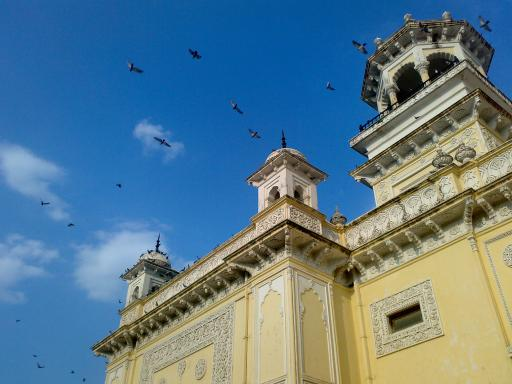
#> input picture cv2/data/home.jpg, 512 x 384 px
$ python test3.py
#> lines starting #> are read from the running program, lines starting #| are printed output that depends on the picture
# encoding:utf-8
'''
一维直方图：灰度值
二维直方图：饱和度和颜色
使用函数cv2.calcHist()计算直方图既简单又方便，如果绘制颜色直方图的话，需要先将颜色空间从BGR换到HSV控件计算2D直方图
'''

import cv2
import numpy as np

img = cv2.imread('../data/home.jpg')
#> img is the input picture: shape (384, 512, 3); mean B, G, R 141.2, 123.9, 91.6
hsv = cv2.cvtColor(img, cv2.COLOR_BGR2HSV)
#> hsv: shape (384, 512, 3); mean H, S, V 68.6, 145.7, 162.9
hist = cv2.calcHist([hsv], [0, 1], None, [180, 256], [0, 180, 0, 256])
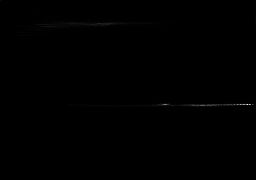
#> hist: shape (180, 256) float32; min 0, max 2776, mean 4.3; drawn with min black and max white

# Numpy提供了绘制2D直方图的函数np.histogram2d()
# 绘制1D直方图时我么使用的是np.histogram()

h, s, v = cv2.split(hsv)
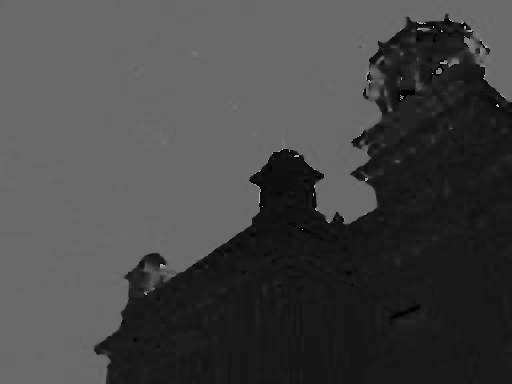
#> h: shape (384, 512); min 0, max 179, mean 68.6
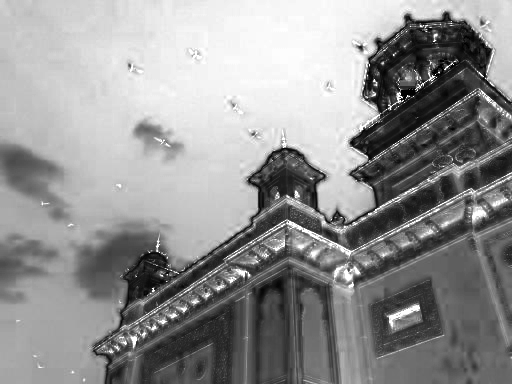
#> s: shape (384, 512); min 0, max 255, mean 145.7
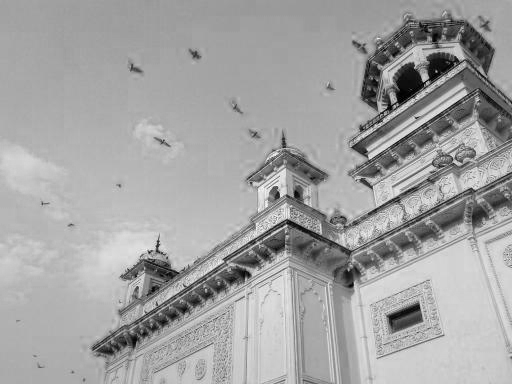
#> v: shape (384, 512); min 0, max 255, mean 162.9
hist, xbins, ybins = np.histogram2d(h.ravel(), s.ravel(), [180, 256], [[0, 180], [0, 256]])
#> xbins = 181 values from 0 to 180; ybins = 257 values from 0 to 256
pass
